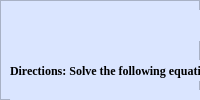
                <widget class="QWidget" name="applied6to10">
                 <layout class="QVBoxLayout" name="verticalLayout_29">
                  <property name="spacing">
                   <number>0</number>
                  </property>
                  <property name="leftMargin">
                   <number>0</number>
                  </property>
                  <property name="topMargin">
                   <number>0</number>
                  </property>
                  <property name="rightMargin">
                   <number>0</number>
                  </property>
                  <property name="bottomMargin">
                   <number>0</number>
                  </property>
                  <item>
                   <widget class="QFrame" name="frame_67">
                    <property name="enabled">
                     <bool>true</bool>
                    </property>
                    <property name="styleSheet">
                     <string notr="true">background-color: rgb(218, 229, 255);
</string>
                    </property>
                    <property name="frameShape">
                     <enum>QFrame::StyledPanel</enum>
                    </property>
                    <property name="frameShadow">
                     <enum>QFrame::Raised</enum>
                    </property>
                    <widget class="QPushButton" name="pushButton_19">
                     <property name="geometry">
                      <rect>
                       <x>590</x>
                       <y>410</y>
                       <width>81</width>
                       <height>21</height>
                      </rect>
                     </property>
                     <property name="font">
                      <font>
                       <pointsize>8</pointsize>
                       <weight>75</weight>
                       <bold>true</bold>
                       <kerning>true</kerning>
                      </font>
                     </property>
                     <property name="cursor">
                      <cursorShape>PointingHandCursor</cursorShape>
                     </property>
                     <property name="acceptDrops">
                      <bool>false</bool>
                     </property>
                     <property name="styleSheet">
                      <string notr="true">background-color: rgb(180, 203, 253);
border-radius: 10px;</string>
                     </property>
                     <property name="text">
                      <string>submit</string>
                     </property>
                     <property name="icon">
                      <iconset resource="icons.qrc">
                       <normaloff>:/icons/1CON/chevron-up.svg</normaloff>:/icons/1CON/chevron-up.svg</iconset>
                     </property>
                     <property name="iconSize">
                      <size>
                       <width>24</width>
                       <height>24</height>
                      </size>
                     </property>
                     <property name="autoDefault">
                      <bool>false</bool>
                     </property>
                    </widget>
                    <widget class="QLabel" name="label_73">
                     <property name="geometry">
                      <rect>
                       <x>10</x>
                       <y>60</y>
                       <width>281</width>
                       <height>21</height>
                      </rect>
                     </property>
                     <property name="font">
                      <font>
                       <family>Times New Roman</family>
                       <pointsize>9</pointsize>
                       <weight>75</weight>
                       <bold>true</bold>
                       <underline>false</underline>
                      </font>
                     </property>
                     <property name="mouseTracking">
                      <bool>false</bool>
                     </property>
                     <property name="text">
                      <string>Directions: Solve the following equations.</string>
                     </property>
                    </widget>
                    <widget class="QFrame" name="frame_68">
                     <property name="geometry">
                      <rect>
                       <x>10</x>
                       <y>90</y>
                       <width>661</width>
                       <height>71</height>
                      </rect>
                     </property>
                     <property name="styleSheet">
                      <string notr="true">background-color: rgb(218, 229, 255);
border-radius: 10px;</string>
                     </property>
                     <property name="frameShape">
                      <enum>QFrame::StyledPanel</enum>
                     </property>
                     <property name="frameShadow">
                      <enum>QFrame::Raised</enum>
                     </property>
                     <widget class="QLineEdit" name="lineEdit_37">
                      <property name="geometry">
                       <rect>
                        <x>480</x>
                        <y>10</y>
                        <width>181</width>
                        <height>41</height>
                       </rect>
                      </property>
                      <property name="font">
                       <font>
                        <pointsize>10</pointsize>
                       </font>
                      </property>
                      <property name="toolTip">
                       <string/>
                      </property>
                      <property name="styleSheet">
                       <string notr="true">QLineEdit {
	border: 2px solid #FFFFFF;
}

QLineEdit:focus{
	border: 2px solid #000000
}</string>
                      </property>
                      <property name="frame">
                       <bool>true</bool>
                      </property>
                      <property name="cursorPosition">
                       <number>0</number>
                      </property>
                      <property name="alignment">
                       <set>Qt::AlignLeading|Qt::AlignLeft|Qt::AlignVCenter</set>
                      </property>
                      <property name="clearButtonEnabled">
                       <bool>true</bool>
                      </property>
                     </widget>
                     <widget class="QLabel" name="label_74">
                      <property name="geometry">
                       <rect>
                        <x>10</x>
                        <y>10</y>
                        <width>471</width>
                        <height>51</height>
                       </rect>
                      </property>
                      <property name="text">
                       <string> 6.Mr. De Guzman and the boys spent Php 567.75 for food and Php 175.50 for 
transportation during the Science Fair Camp. If they had Php 800.00 to 
spend, how much money was left?</string>
                      </property>
                      <property name="wordWrap">
                       <bool>false</bool>
                      </property>
                     </widget>
                    </widget>
                    <widget class="QFrame" name="frame_69">
                     <property name="geometry">
                      <rect>
                       <x>10</x>
                       <y>170</y>
                       <width>661</width>
                       <height>51</height>
                      </rect>
                     </property>
                     <property name="styleSheet">
                      <string notr="true">background-color: rgb(218, 229, 255);
border-radius: 10px;</string>
                     </property>
                     <property name="frameShape">
                      <enum>QFrame::StyledPanel</enum>
                     </property>
                     <property name="frameShadow">
                      <enum>QFrame::Raised</enum>
                     </property>
                     <widget class="QLineEdit" name="lineEdit_38">
                      <property name="geometry">
                       <rect>
                        <x>350</x>
                        <y>0</y>
                        <width>311</width>
                        <height>41</height>
                       </rect>
                      </property>
                      <property name="font">
                       <font>
                        <pointsize>10</pointsize>
                       </font>
                      </property>
                      <property name="toolTip">
                       <string/>
                      </property>
                      <property name="styleSheet">
                       <string notr="true">QLineEdit {
	border: 2px solid #FFFFFF;
}

QLineEdit:focus{
	border: 2px solid #000000
}</string>
                      </property>
                      <property name="frame">
                       <bool>true</bool>
                      </property>
                      <property name="cursorPosition">
                       <number>0</number>
                      </property>
                      <property name="alignment">
                       <set>Qt::AlignLeading|Qt::AlignLeft|Qt::AlignVCenter</set>
                      </property>
                      <property name="clearButtonEnabled">
                       <bool>true</bool>
                      </property>
                     </widget>
                     <widget class="QLabel" name="label_75">
                      <property name="geometry">
                       <rect>
                        <x>10</x>
                        <y>10</y>
                        <width>331</width>
                        <height>41</height>
                       </rect>
                      </property>
                      <property name="text">
                       <string>7. 10% of our class of 40 was unable to join the field trip.
 How many in our class joined the field trip?</string>
                      </property>
                      <property name="wordWrap">
                       <bool>false</bool>
                      </property>
                     </widget>
                    </widget>
                    <widget class="QFrame" name="frame_70">
                     <property name="geometry">
                      <rect>
                       <x>10</x>
                       <y>230</y>
                       <width>661</width>
                       <height>51</height>
                      </rect>
                     </property>
                     <property name="styleSheet">
                      <string notr="true">background-color: rgb(218, 229, 255);
border-radius: 10px;</string>
                     </property>
                     <property name="frameShape">
                      <enum>QFrame::StyledPanel</enum>
                     </property>
                     <property name="frameShadow">
                      <enum>QFrame::Raised</enum>
                     </property>
                     <widget class="QLineEdit" name="lineEdit_39">
                      <property name="geometry">
                       <rect>
                        <x>510</x>
                        <y>0</y>
                        <width>151</width>
                        <height>41</height>
                       </rect>
                      </property>
                      <property name="font">
                       <font>
                        <pointsize>10</pointsize>
                       </font>
                      </property>
                      <property name="toolTip">
                       <string/>
                      </property>
                      <property name="styleSheet">
                       <string notr="true">QLineEdit {
	border: 2px solid #FFFFFF;
}

QLineEdit:focus{
	border: 2px solid #000000
}</string>
                      </property>
                      <property name="frame">
                       <bool>true</bool>
                      </property>
                      <property name="cursorPosition">
                       <number>0</number>
                      </property>
                      <property name="alignment">
                       <set>Qt::AlignLeading|Qt::AlignLeft|Qt::AlignVCenter</set>
                      </property>
                      <property name="clearButtonEnabled">
                       <bool>true</bool>
                      </property>
                     </widget>
                     <widget class="QLabel" name="label_76">
                      <property name="geometry">
                       <rect>
                        <x>10</x>
                        <y>0</y>
                        <width>501</width>
                        <height>51</height>
                       </rect>
                      </property>
                      <property name="text">
                       <string>8. A company donates 935 pencils to a school. The pencils are divided evenly among 9 
classrooms. The rest of the pencils are given to the library. How many pencils were 
donated to each classroom and to the library?</string>
                      </property>
                      <property name="wordWrap">
                       <bool>false</bool>
                      </property>
                     </widget>
                    </widget>
                    <widget class="QFrame" name="frame_71">
                     <property name="geometry">
                      <rect>
                       <x>10</x>
                       <y>290</y>
                       <width>661</width>
                       <height>51</height>
                      </rect>
                     </property>
                     <property name="styleSheet">
                      <string notr="true">background-color: rgb(218, 229, 255);
border-radius: 10px;</string>
                     </property>
                     <property name="frameShape">
                      <enum>QFrame::StyledPanel</enum>
                     </property>
                     <property name="frameShadow">
                      <enum>QFrame::Raised</enum>
                     </property>
                     <widget class="QLabel" name="label_77">
                      <property name="geometry">
                       <rect>
                        <x>10</x>
                        <y>0</y>
                        <width>501</width>
                        <height>41</height>
                       </rect>
                      </property>
                      <property name="text">
                       <string>9. The city park is 9 1/2 miles from Roland Elementary School. The city library is 3 3/10 
 from the same school. How much farther from the school is the park than the library? </string>
                      </property>
                     </widget>
                     <widget class="QLineEdit" name="lineEdit_40">
                      <property name="geometry">
                       <rect>
                        <x>520</x>
                        <y>0</y>
                        <width>141</width>
                        <height>41</height>
                       </rect>
                      </property>
                      <property name="font">
                       <font>
                        <pointsize>10</pointsize>
                       </font>
                      </property>
                      <property name="toolTip">
                       <string/>
                      </property>
                      <property name="styleSheet">
                       <string notr="true">QLineEdit {
	border: 2px solid #FFFFFF;
}

QLineEdit:focus{
	border: 2px solid #000000
}</string>
                      </property>
                      <property name="frame">
                       <bool>true</bool>
                      </property>
                      <property name="cursorPosition">
                       <number>0</number>
                      </property>
                      <property name="alignment">
                       <set>Qt::AlignLeading|Qt::AlignLeft|Qt::AlignVCenter</set>
                      </property>
                      <property name="clearButtonEnabled">
                       <bool>true</bool>
                      </property>
                     </widget>
                    </widget>
                    <widget class="QFrame" name="frame_72">
                     <property name="geometry">
                      <rect>
                       <x>10</x>
                       <y>330</y>
                       <width>661</width>
                       <height>61</height>
                      </rect>
                     </property>
                     <property name="styleSheet">
                      <string notr="true">background-color: rgb(218, 229, 255);
border-radius: 10px;</string>
                     </property>
                     <property name="frameShape">
                      <enum>QFrame::StyledPanel</enum>
                     </property>
                     <property name="frameShadow">
                      <enum>QFrame::Raised</enum>
                     </property>
                     <widget class="QLineEdit" name="lineEdit_41">
                      <property name="geometry">
                       <rect>
                        <x>510</x>
                        <y>10</y>
                        <width>151</width>
                        <height>41</height>
                       </rect>
                      </property>
                      <property name="font">
                       <font>
                        <pointsize>10</pointsize>
                       </font>
                      </property>
                      <property name="toolTip">
                       <string/>
                      </property>
                      <property name="styleSheet">
                       <string notr="true">QLineEdit {
	border: 2px solid #FFFFFF;
}

QLineEdit:focus{
	border: 2px solid #000000
}</string>
                      </property>
                      <property name="frame">
                       <bool>true</bool>
                      </property>
                      <property name="cursorPosition">
                       <number>0</number>
                      </property>
                      <property name="alignment">
                       <set>Qt::AlignLeading|Qt::AlignLeft|Qt::AlignVCenter</set>
                      </property>
                      <property name="clearButtonEnabled">
                       <bool>true</bool>
                      </property>
                     </widget>
                     <widget class="QLabel" name="label_78">
                      <property name="geometry">
                       <rect>
                        <x>10</x>
                        <y>10</y>
                        <width>441</width>
                        <height>51</height>
                       </rect>
                      </property>
                      <property name="text">
                       <string>10. There are 12 people in Mrs. Hilt’s living room. 6 people are 
wearing socks and 4 people are wearing shoes. 3 people are wearing both.
How many people are in bare feet? </string>
                      </property>
                     </widget>
                    </widget>
                    <widget class="QLabel" name="label_79">
                     <property name="geometry">
                      <rect>
                       <x>30</x>
                       <y>10</y>
                       <width>681</width>
                       <height>31</height>
                      </rect>
                     </property>
                     <property name="font">
                      <font>
                       <family>Times New Roman</family>
                       <pointsize>14</pointsize>
                       <weight>75</weight>
                       <bold>true</bold>
                       <underline>false</underline>
                      </font>
                     </property>
                     <property name="mouseTracking">
                      <bool>false</bool>
                     </property>
                     <property name="text">
                      <string>Applied Problem Subtest</string>
                     </property>
                     <property name="alignment">
                      <set>Qt::AlignCenter</set>
                     </property>
                    </widget>
                    <widget class="QPushButton" name="pushButton_20">
                     <property name="geometry">
                      <rect>
                       <x>10</x>
                       <y>410</y>
                       <width>81</width>
                       <height>21</height>
                      </rect>
                     </property>
                     <property name="font">
                      <font>
                       <pointsize>8</pointsize>
                       <weight>75</weight>
                       <bold>true</bold>
                       <kerning>true</kerning>
                      </font>
                     </property>
                     <property name="cursor">
                      <cursorShape>PointingHandCursor</cursorShape>
                     </property>
                     <property name="acceptDrops">
                      <bool>false</bool>
                     </property>
                     <property name="styleSheet">
                      <string notr="true">background-color: rgb(180, 203, 253);
border-radius: 10px;</string>
                     </property>
                     <property name="text">
                      <string>Next</string>
                     </property>
                     <property name="icon">
                      <iconset resource="icons.qrc">
                       <normaloff>:/icons/1CON/chevron-left.svg</normaloff>:/icons/1CON/chevron-left.svg</iconset>
                     </property>
                     <property name="iconSize">
                      <size>
                       <width>24</width>
                       <height>24</height>
                      </size>
                     </property>
                     <property name="autoDefault">
                      <bool>false</bool>
                     </property>
                    </widget>
                   </widget>
                  </item>
                 </layout>
                </widget>
